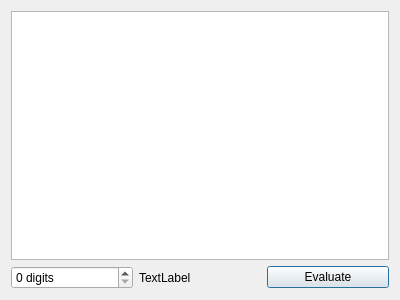
<?xml version="1.0" encoding="UTF-8"?>
<ui version="4.0">
 <class>PreciseOutputWindow</class>
 <widget class="QDialog" name="PreciseOutputWindow">
  <property name="geometry">
   <rect>
    <x>0</x>
    <y>0</y>
    <width>400</width>
    <height>300</height>
   </rect>
  </property>
  <property name="windowTitle">
   <string>High precision output</string>
  </property>
  <layout class="QVBoxLayout" name="verticalLayout">
   <item>
    <widget class="QTextEdit" name="textEdit">
     <property name="readOnly">
      <bool>true</bool>
     </property>
    </widget>
   </item>
   <item>
    <layout class="QHBoxLayout" name="horizontalLayout">
     <item>
      <widget class="QSpinBox" name="spinBox">
       <property name="suffix">
        <string> digits</string>
       </property>
       <property name="maximum">
        <number>100000</number>
       </property>
      </widget>
     </item>
     <item>
      <widget class="QLabel" name="progressCircleLabel">
       <property name="text">
        <string>TextLabel</string>
       </property>
      </widget>
     </item>
     <item>
      <widget class="QPushButton" name="evaluateButton">
       <property name="text">
        <string>Evaluate</string>
       </property>
      </widget>
     </item>
    </layout>
   </item>
  </layout>
 </widget>
 <resources/>
 <connections/>
</ui>
